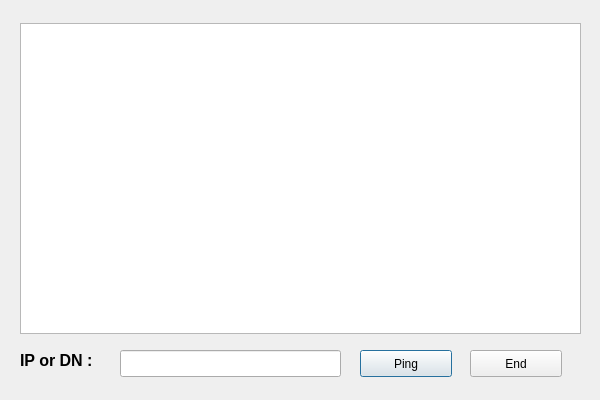
<?xml version="1.0" encoding="UTF-8"?>
<ui version="4.0">
 <class>ShellDialog</class>
 <widget class="QDialog" name="ShellDialog">
  <property name="geometry">
   <rect>
    <x>0</x>
    <y>0</y>
    <width>600</width>
    <height>400</height>
   </rect>
  </property>
  <property name="windowTitle">
   <string>Dialog</string>
  </property>
  <widget class="QTextEdit" name="outinfo">
   <property name="geometry">
    <rect>
     <x>20</x>
     <y>23</y>
     <width>561</width>
     <height>311</height>
    </rect>
   </property>
   <property name="readOnly">
    <bool>false</bool>
   </property>
  </widget>
  <widget class="QPushButton" name="Ping">
   <property name="geometry">
    <rect>
     <x>360</x>
     <y>350</y>
     <width>92</width>
     <height>27</height>
    </rect>
   </property>
   <property name="text">
    <string>Ping</string>
   </property>
  </widget>
  <widget class="QPushButton" name="End">
   <property name="geometry">
    <rect>
     <x>470</x>
     <y>350</y>
     <width>92</width>
     <height>27</height>
    </rect>
   </property>
   <property name="text">
    <string>End</string>
   </property>
  </widget>
  <widget class="QLineEdit" name="lineEdit">
   <property name="geometry">
    <rect>
     <x>120</x>
     <y>350</y>
     <width>221</width>
     <height>27</height>
    </rect>
   </property>
  </widget>
  <widget class="QLabel" name="label">
   <property name="geometry">
    <rect>
     <x>20</x>
     <y>340</y>
     <width>91</width>
     <height>41</height>
    </rect>
   </property>
   <property name="font">
    <font>
     <pointsize>12</pointsize>
     <weight>75</weight>
     <bold>true</bold>
    </font>
   </property>
   <property name="text">
    <string>IP or DN :</string>
   </property>
  </widget>
 </widget>
 <resources/>
 <connections/>
</ui>
